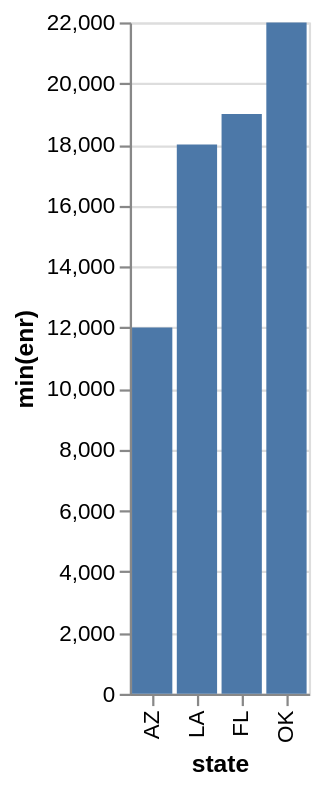

Write the Vega-Lite specification saved for this chart.
### Vega-Lite specification from a JSON file in a GitHub repository (floating-point values rounded to 4 significant figures)
{"data": {"values": [{"x_data": "AZ", "y_data": 12000}, {"x_data": "LA", "y_data": 18000}, {"x_data": "FL", "y_data": 19000}, {"x_data": "OK", "y_data": 22000}]}, "mark": "bar", "encoding": {"x": {"field": "x_data", "type": "nominal", "title": "state", "sort": {"op": "sum", "field": "y_data", "order": "ascending"}}, "y": {"field": "y_data", "type": "quantitative", "title": "min(enr)"}}}
